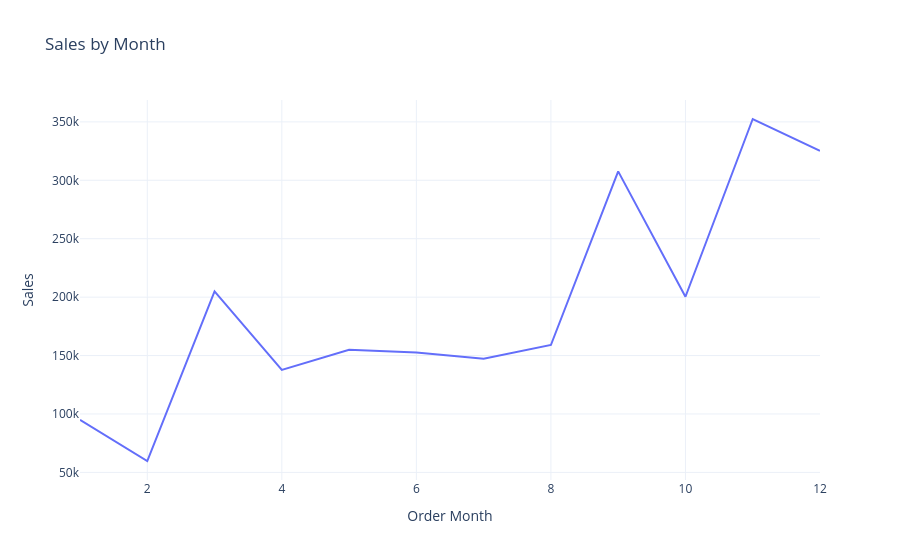

Write notebook code for a chart like this one.
### Code cell
fig = px.line(sales_by_month, 
              x="Order Month", 
              y="Sales",
              title="Sales by Month",
)
fig.show()

### Figure 1 — Plotly figure (JSON) as saved in the notebook; plotly's stock layout.template omitted (floating-point values rounded to 4 significant figures)
{"data": [{"hovertemplate": "Order Month=%{x}<br>Sales=%{y}<extra></extra>", "legendgroup": "", "line": {"color": "#636efa", "dash": "solid"}, "marker": {"symbol": "circle"}, "mode": "lines", "name": "", "orientation": "v", "showlegend": false, "type": "scatter", "x": [1, 2, 3, 4, 5, 6, 7, 8, 9, 10, 11, 12], "xaxis": "x", "y": [94920.0, 59750.0, 205000.0, 137800.0, 155000.0, 152700.0, 147200.0, 159000.0, 307600.0, 200300.0, 352500.0, 325300.0], "yaxis": "y"}], "layout": {"legend": {"tracegroupgap": 0}, "title": {"text": "Sales by Month"}, "xaxis": {"anchor": "y", "domain": [0, 1], "title": {"text": "Order Month"}}, "yaxis": {"anchor": "x", "domain": [0, 1], "title": {"text": "Sales"}}}}
